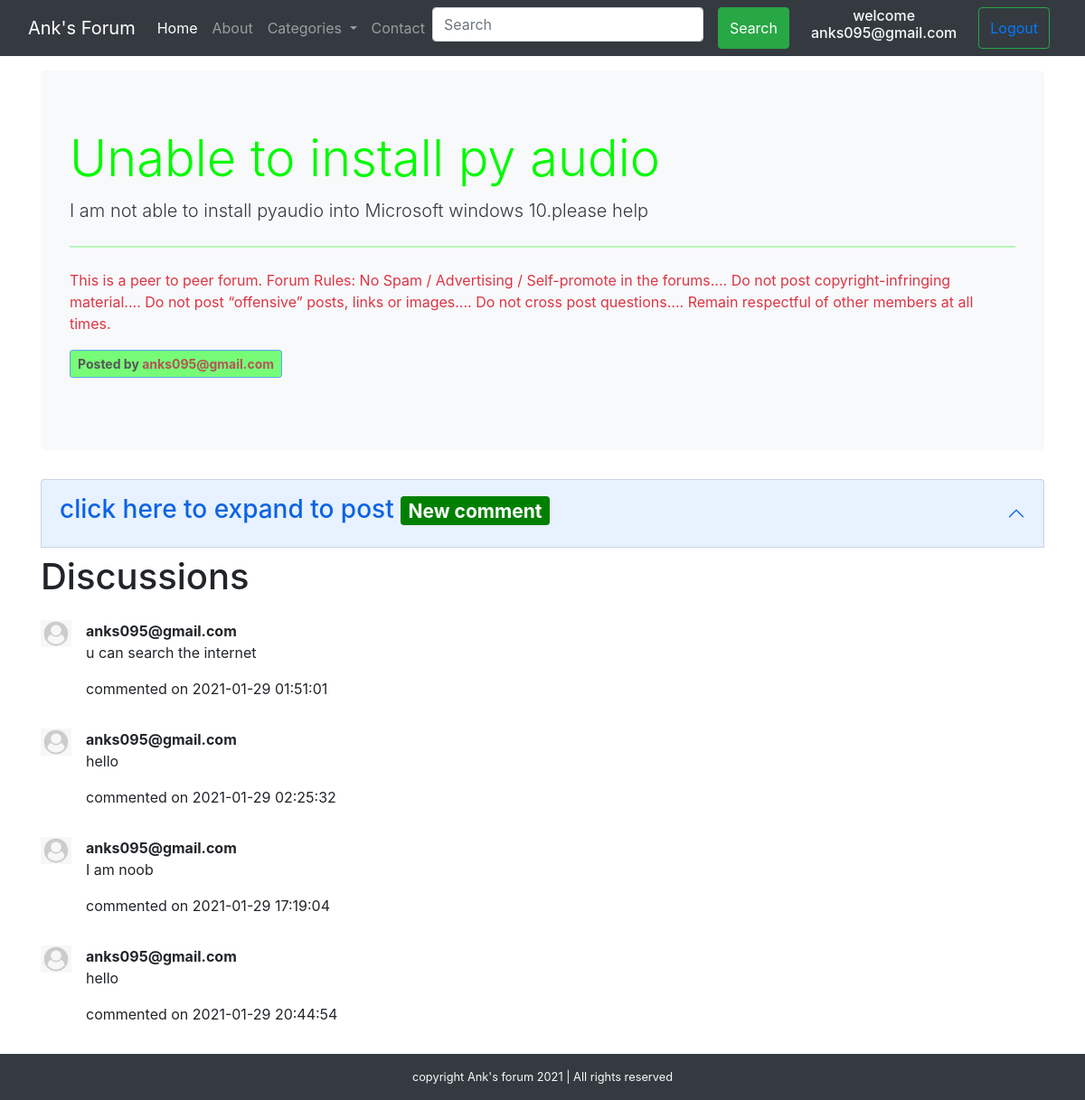
The app's page /thread.php?threadid=1 (signed in) with its own data.
### tables this page shows
CREATE TABLE `threads` (
  `thread_id` int(7) NOT NULL,
  `thread_title` varchar(255) NOT NULL,
  `thread_description` text NOT NULL,
  `thread_cat_id` int(7) NOT NULL,
  `thread_user_id` int(7) NOT NULL,
  `timestamp` datetime NOT NULL DEFAULT current_timestamp()
);

CREATE TABLE `users` (
  `sno` int(8) NOT NULL,
  `user_email` varchar(30) NOT NULL,
  `user_password` varchar(255) NOT NULL,
  `timestamp` datetime NOT NULL DEFAULT current_timestamp()
);

CREATE TABLE `comments` (
  `comment_id` int(8) NOT NULL,
  `comment_content` text NOT NULL,
  `thread_id` int(8) NOT NULL,
  `comment_by` varchar(30) NOT NULL,
  `comment_time` datetime NOT NULL DEFAULT current_timestamp()
);

### thread.php (the view, shortened to what this page needs)
<!doctype html>
<html lang="en">
<head>
    <link href="https://cdn.jsdelivr.net/npm/bootstrap@5.0.0-beta1/dist/css/bootstrap.min.css" rel="stylesheet">
    <link rel="stylesheet" href="https://cdn.jsdelivr.net/npm/bootstrap@4.6.0/dist/css/bootstrap.min.css">
    <link rel="stylesheet" href="style.css">
</head>
<body>
    <?php include 'partial/_header.php'; ?>
    <?php
    $id = $_GET['threadid'];
    $sql = "SELECT * FROM `threads` WHERE thread_id=$id";
    $result = mysqli_query($conn, $sql);
    while ($row = mysqli_fetch_assoc($result)) {
        $question = $row['thread_title'];
        $description = $row['thread_description'];
        $user = $row['thread_user_id'];
        $buttonstyleid = $row['thread_cat_id'];
        $sql3 = "SELECT user_email FROM `users` WHERE sno=$user";
        $result3 = mysqli_query($conn, $sql3);
        $row3 = mysqli_fetch_assoc($result3);
        $posted_by = $row3['user_email'];
    }
    ?>
    <div class="container my-3">
        <div class="jumbotron bg-light" id="cat<?php echo $buttonstyleid; ?>">
            <h1 class="display-4"><?php echo $question; ?></h1>
            <p class="lead text-dark"><?php echo $description; ?></p>
            <hr class="my-4">
            <p class="text-danger">This is a peer to peer forum.
                Forum Rules:
                No Spam / Advertising / Self-promote in the forums....
                Do not post copyright-infringing material....
                Do not post “offensive” posts, links or images....
                Do not cross post questions....
                Remain respectful of other members at all times.</p>
            <p class="lead">
                <?php
                echo '<button type="button" class="btn btn-sm btn-primary font-weight-bold" id="button'.$buttonstyleid.'" disabled>';
                echo 'Posted by ';
                echo '<a class="text-decoration-none" id="universal" href="#">'.$posted_by.'</a>';
                echo '</button>';
                ?>
            </p>
        </div>
    </div><?php
    $url=$_SERVER['REQUEST_URI'];
    if(isset($_SESSION['loggedin']) && $_SESSION['loggedin']==true){
    echo '<div class="container">
            <div class="accordion" id="accordionExample">
            <div class="accordion-item">
                <h2 class="accordion-header" id="headingOne">
                <button class="accordion-button" type="button" data-bs-toggle="collapse" data-bs-target="#collapseOne" aria-expanded="true" aria-controls="collapseOne">
                <h3>click here to expand to post <span class="badge" id="catbg'.$buttonstyleid.'">New comment</span></h3>
                </button>
                </h2>
                <div id="collapseOne" class="accordion-collapse collapse" aria-labelledby="headingOne" data-bs-parent="#accordionExample">
                <div class="accordion-body">
                    <form action= "'.$url.'" method="post">
                        <div class="mb-3">
                        <label for="exampleFormControlTextarea1" class="form-label">Post description</label>
                        <textarea class="form-control" id="desc" name="desc" rows="3" placeholder="type here ..." ></textarea>
                        <input type="hidden" name="sno" value="'.$_SESSION["sno"].'">
                        </div>
                        <button type="submit" class="btn btn-primary">Submit</button>
                    </form>
                </div>
                </div>
            </div>
            </div>
        </div>';}
        else{
            echo '<div class="container">You need to log in to give comments</div>';
        }
    ?>
    <div class="container">
        <h1 class="py-2 mb-3">Discussions</h1>
        <?php
            $id = $_GET['threadid'];
            $sql = "SELECT * FROM `comments` WHERE thread_id=$id";
            $result = mysqli_query($conn, $sql);
            while ($row = mysqli_fetch_assoc($result)) {
                $comment = $row['comment_content'];
                $user_id = $row['comment_by'];
                $time = $row['comment_time'];
                $sql2 = "SELECT * FROM `users` WHERE sno=$user_id";
                $result2 = mysqli_query($conn, $sql2);
                $row2 = mysqli_fetch_assoc($result2);
                if($row['comment_by']=='0'){
                    $user_nm = "Guest_User";
                }
                else{
                    $user_nm = $row2['user_email'];
                }
                echo '<div class="media my-3">
                    <img src="img/userdefault.png" width="34px" class="mr-3" alt="...">
                    <div class="media-body">
                        <p class="font-weight-bold my-0">'.$user_nm.'</p>
                        <p>'.$comment.'</p>
                        <p>commented on '. $time .'</p>
                    </div>
                </div>';
            }
        ?>
    </div>
    <footer class="footer"><?php include 'partial/_footer.php'; ?></footer>
</body>
</html>

### style.css (style rules this page uses)
#cat1 { color: rgb(0, 250, 0); }
#catbg1 { background-color: green; }
#button1 { background-color: rgb(51, 255, 51); color: black; }
#universal { color: darkred; }

### records on screen
threads: thread_title "Unable to install py audio", thread_description "I am not able to install pyaudio into Microsoft windows 10.please help"
users: user_email "anks095@gmail.com"
comments: users.user_email "anks095@gmail.com", comment_content "u can search the internet", comment_time "2021-01-29 01:51:01"
comments: users.user_email "anks095@gmail.com", comment_content "hello", comment_time "2021-01-29 02:25:32"
comments: users.user_email "anks095@gmail.com", comment_content "I am noob", comment_time "2021-01-29 17:19:04"
comments: users.user_email "anks095@gmail.com", comment_content "hello", comment_time "2021-01-29 20:44:54"

### other values on screen
$_SESSION['useremail'] "anks095@gmail.com"
